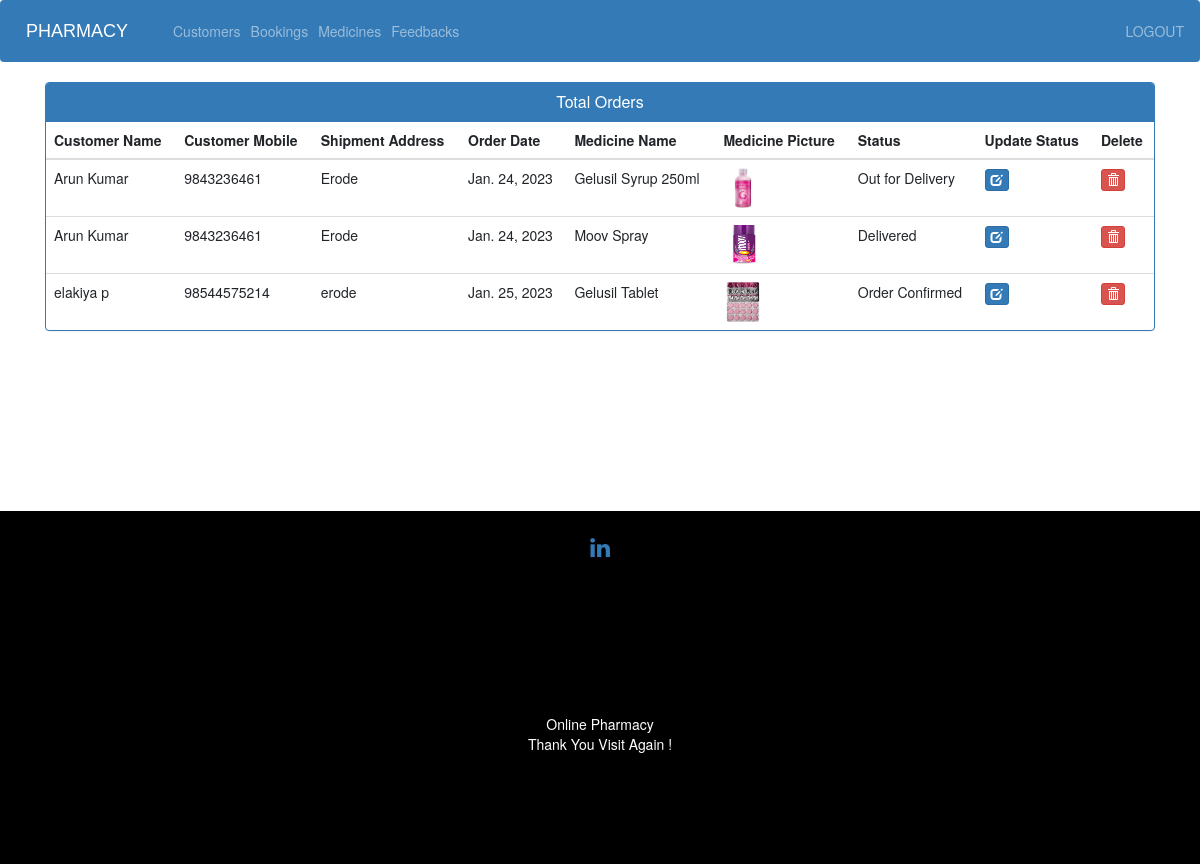
The page /admin-view-booking (signed in) on the database its author committed.
### ecom/models.py (models this page shows, shortened)
class Customer(models.Model):
    user=models.OneToOneField(User,on_delete=models.CASCADE)
    profile_pic= models.ImageField(upload_to='profile_pic/CustomerProfilePic/',null=True,blank=True)
    address = models.CharField(max_length=40)
    mobile = models.CharField(max_length=20,null=False)
    @property
    def get_name(self):
        return self.user.first_name+" "+self.user.last_name

class Orders(models.Model):
    STATUS =(
        ('Pending','Pending'),
        ('Order Confirmed','Order Confirmed'),
        ('Out for Delivery','Out for Delivery'),
        ('Delivered','Delivered'),
    )
    customer=models.ForeignKey('Customer', on_delete=models.CASCADE,null=True)
    product=models.ForeignKey('Product',on_delete=models.CASCADE,null=True)
    email = models.CharField(max_length=50,null=True)
    address = models.CharField(max_length=500,null=True)
    mobile = models.CharField(max_length=20,null=True)
    order_date= models.DateField(auto_now_add=True,null=True)
    status=models.CharField(max_length=50,null=True,choices=STATUS)

class Product(models.Model):
    name=models.CharField(max_length=40)
    product_image= models.ImageField(upload_to='product_image/',null=True,blank=True)
    price = models.PositiveIntegerField()
    description=models.CharField(max_length=40)
    supp_name=models.CharField(max_length=40)
    supp_phn=models.CharField(max_length=10)
    quantity=models.IntegerField(max_length=10)

### ecom/views.py (the view)
# urls.py: path('admin-view-booking', views.admin_view_booking_view,name='admin-view-booking'),
@login_required(login_url='adminlogin')
def admin_view_booking_view(request):
    orders=models.Orders.objects.all()
    ordered_products=[]
    ordered_bys=[]
    for order in orders:
        ordered_product=models.Product.objects.all().filter(id=order.product.id)
        ordered_by=models.Customer.objects.all().filter(id = order.customer.id)
        ordered_products.append(ordered_product)
        ordered_bys.append(ordered_by)
    return render(request,'ecom/admin_view_booking.html',{'data':zip(ordered_products,ordered_bys,orders)})

### templates/ecom/admin_view_booking.html (shortened to what this page needs)
{% extends 'ecom/admin_base.html' %}
{% load static %}
{% block content %}
<head>
  <link href="//netdna.bootstrapcdn.com/bootstrap/3.0.0/css/bootstrap.min.css" rel="stylesheet" id="bootstrap-css">
</head>
<div class="container">
  <div class="panel panel-primary">
    <div class="panel-heading">
      <h6 class="panel-title">Total Orders</h6>
    </div>
    <table class="table table-hover" id="dev-table">
      <thead>
        <tr>
          <th>Customer Name</th>
          <th>Customer Mobile</th>
          <th>Shipment Address</th>
          <th>Order Date</th>
          <th>Medicine Name</th>
          <th>Medicine Picture</th>
          <th>Status</th>
          <th>Update Status</th>
          <th>Delete</th>
        </tr>
      </thead>
      {% for product,customer,order in data %}
      <tr>
        {% for c in customer %}
        <td> {{c.get_name}}</td>
        <td>{{c.mobile}}</td>
        <td>{{order.address}}</td>
        <td>{{order.order_date}}</td>
        {% endfor %}
        {% for p in product %}
        <td> {{p.name}}</td>
        <td> <img src="{% static p.product_image.url %}" alt="Profile Pic" height="40px" width="40px" /></td>
        <td>{{order.status}}</td>
        <td><a class="btn btn-primary btn-xs" href="{% url 'update-order' order.id  %}"><span class="glyphicon glyphicon-edit"></span></a></td>
        <td><a class="btn btn-danger btn-xs" href="{% url 'delete-order' order.id  %}"><span class="glyphicon glyphicon-trash"></span></a></td>
        {% endfor %}
      </tr>
      {% endfor %}
    </table>
  </div>
</div>
{% endblock content %}

### templates/ecom/admin_view_booking.html (style rules this page uses)
a:link { text-decoration: none; }
h6 { text-align: center; }

### rows shown on the page
Orders: address "Erode", order_date "Jan. 24, 2023", status "Out for Delivery"
Customer: get_name "Arun Kumar", mobile "9843236461"
Product: name "Gelusil Syrup 250ml", product_image (picture)
Orders: address "Erode", order_date "Jan. 24, 2023", status "Delivered"
Product: name "Moov Spray", product_image (picture)
Orders: address "erode", order_date "Jan. 25, 2023", status "Order Confirmed"
Customer: get_name "elakiya p", mobile "98544575214"
Product: name "Gelusil Tablet", product_image (picture)
